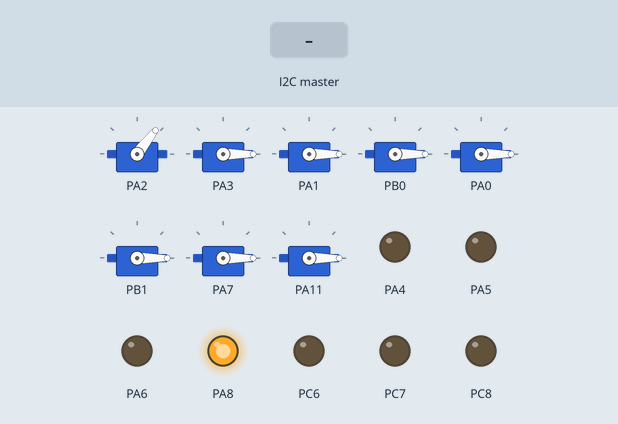
This program was run on a simulated STM32 Black Pill. On the bench: 8 × servo, output pins drawn as LEDs (lit = HIGH). The inputs (shaded band) are chosen by the test bench. What the program prints to the serial monitor is not drawn.

Above: at 1.2 s.
1.3 s: the I2C master sends "S"
At 1.64 s:
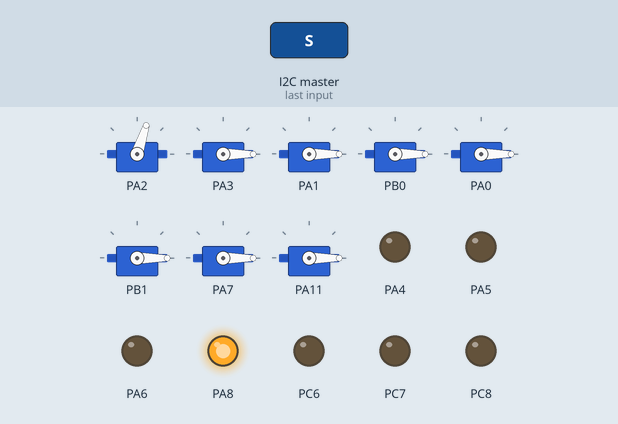
At 4.5 s:
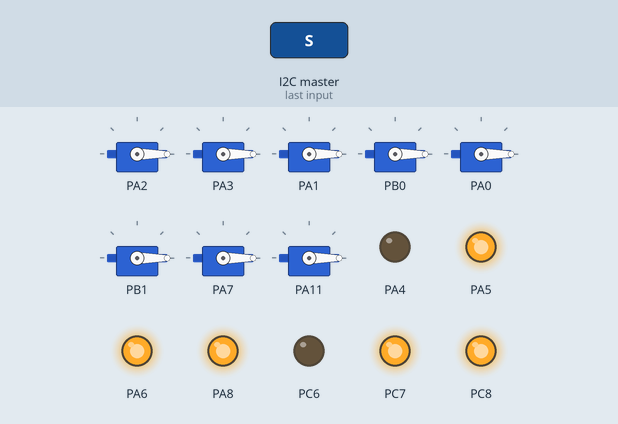
Timing chart, 0 to 6.0 s (numbered marks = the images above; inputs shaded):
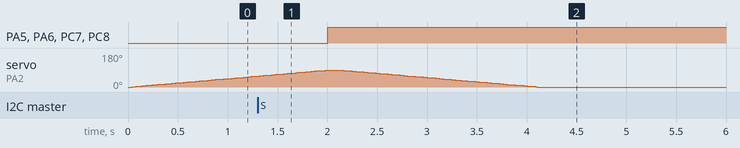

The program:

main.cpp
```cpp
#include <Arduino.h>
#include "ServoEasing.h"
#include <Wire.h>
#include "motor.h"

  ServoEasing channels[10]; // contains the 8 servo channel values and 2 motor values

  /*This array contains the pins connected to the servo channels*/
  PinName channelpins[8]{
    PA_2,
    PA_3,
    PA_1,
    PB_0,
    PA_0,
    PB_1,
    PA_7,
    PA_11
  };

int pos[9];

Motor M1 = Motor(PA_4,PA_5,PA_6);
Motor M2 = Motor(PC_6,PC_8,PC_7);


void receiveEventdf(int howMany)
{
  char command;
  while(Wire.available()){
    command = Wire.read();
    if(command=='S'){
      for(int i = 0; i< 9; i++){
        pos[i] = Wire.read();
      }
    }
    else{
      command = Wire.read();
    }
  }
}


void setup() {
  /*setup serial*/
  Serial.begin(115200);
  Serial.println("Starting robot stm");
  /*set the resolution for the PWM to 8*/
  analogWriteResolution(8);
  uint8_t index;
  pinMode(PA8,OUTPUT);
  for(int i = 0; i<8;i++){
    Serial.print("setting up servo: ");
    Serial.print(i);
    index = channels[i].attach(channelpins[i]);
    channels[i].write(0);
    //center the servo
    channels[i].setSpeed(45);
    channels[i].setEasingType(EASE_LINEAR             );
   }
  /*setup one wire (I2C)*/
  Wire.setSCL(PB_6);
  Wire.setSDA(PB_7);
  Wire.begin(0x03);
  Wire.onReceive(receiveEventdf);

  /* set the default servo positions*/
  for(int i = 0;i<9;i++){
    pos[i] = 128;
  }
}

void loop() {
  digitalWrite(PA8,HIGH);
  for(int i = 0;i<7;i++){

    channels[i].easeTo(map(pos[i],0,255,0,180));

  }
  M1.setPos(pos[7]);
  M2.setPos(pos[8]);
  delay(100);
}
```

motor.cpp
```cpp
#include "motor.h"

void Motor::stop(){
    digitalWrite(this->I1,LOW);
    digitalWrite(this->I2,LOW);
    digitalWrite(this->E,LOW);
}

Motor::Motor(PinName I1,PinName I2,PinName E){
    this->I1 = I1;
    this->I2 = I2;
    this->E = E;
    pinMode(this->I1,OUTPUT);
    pinMode(this->I2,OUTPUT);
    pinMode(this->E,OUTPUT);
    digitalWrite(this->I1,LOW);
    digitalWrite(this->I2,LOW);
    digitalWrite(this->E,LOW);
}

void Motor::setPos(int pos){
  if(pos==128){
      this->stop();
  }
  else{
    int motorpos = abs(pos-128);
    analogWrite(this->E,motorpos*2);
    if(pos>128){
      digitalWrite(this->I1,HIGH);
      digitalWrite(this->I2,LOW);
    }
    else{
      digitalWrite(this->I1,LOW);
      digitalWrite(this->I2,HIGH);
    }
  }
}
```

motor.h
```cpp
#include <Arduino.h>

class Motor{
    public:
        void stop();
        void setPos(int pos);
        Motor(PinName I1,PinName i2,PinName E);
    private:
        PinName I1;
        PinName I2;
        PinName E;

};
```

Measured:
- after the input at 1.3 s, PA5, PA6, PC7, PC8: LOW → HIGH after 0.70 s; servo on PA3: stays 0° (without the input it goes to 1° after 0.72 s); servo on PA1: stays 0° (without the input it goes to 2° after 2.7 s); servo on PB0: stays 0° (without the input it goes to 1° after 4.7 s); servo on PA0: stays 0° (without the input it goes to 2° after 6.8 s)
- by itself, servo on PA2: rises from 58° to 90° in 0.68 s, then falls to 0° in 2.1 s
